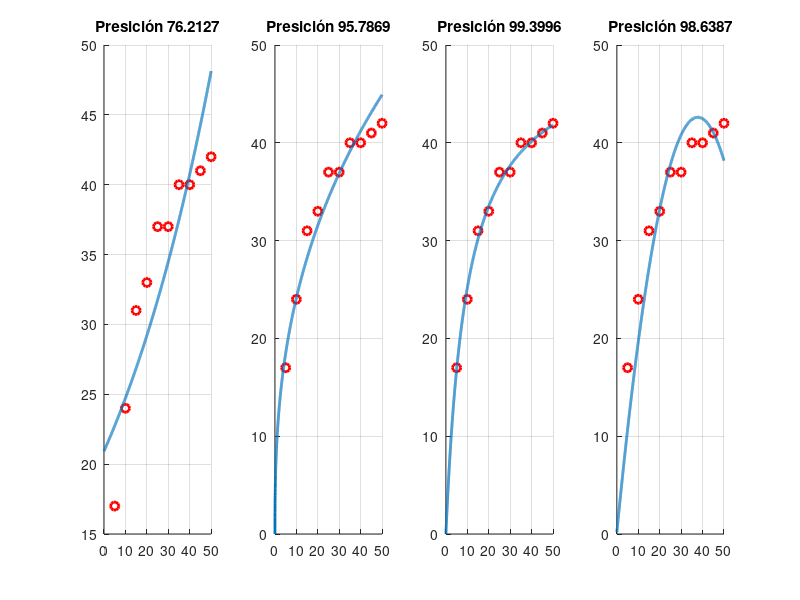

Write MATLAB code to recreate this figure.
%% Ajuste de curvas
clear all; clc; close all;
%% Logaritmo natural
x=[5 10 15 20 25 30 35 40 45 50];
X=sum(x(:));
X2=sum(x(:).^2);
y=[17 24 31 33 37 37 40 40 41 42];
yinversa=log(y(:));
Y=sum(yinversa(:));
Y2=sum(yinversa(:).^2);
XY=sum(x(:).*yinversa(:));

n=length(x);
m=(n*XY-X*Y)/(n*X2-X^2);
b=(1/n)*(Y-m*X);
e=Y-m*X-b;
e2=e^2;
r=(n*XY-X*Y)/((sqrt(n*X2-X^2))*sqrt(n*Y2-Y^2));
r2=r^2;
%presicion
p=r2*100; %medido en porcentaje
% grafica
x1=0:0.01:50;
y1=exp(b)*exp(m*x1);
figure(1)
subplot(1,4,1)
scatter(x,y,'r','linewidth',2)
hold on
plot(x1,y1,'linewidth',2)
title(['Presición ',num2str(p)])
grid on
%% Logaritmo base 10 
x=[5 10 15 20 25 30 35 40 45 50];
xinversa=log10(x(:));
X=sum(xinversa(:));
X2=sum(xinversa(:).^2);
y=[17 24 31 33 37 37 40 40 41 42];
yinversa=log10(y(:));
Y=sum(yinversa(:));
Y2=sum(yinversa(:).^2);
XY=sum(xinversa(:).*yinversa(:));

n=length(x);
m=(n*XY-X*Y)/(n*X2-X^2);
b=(1/n)*(Y-m*X);
e=Y-m*X-b;
e2=e^2;
r=(n*XY-X*Y)/((sqrt(n*X2-X^2))*sqrt(n*Y2-Y^2));
r2=r^2;
%presicion
p=r2*100; %medido en porcentaje
% grafica
x1=0:0.01:50;
y1=(10^b)*x1.^m;
figure(1)
subplot(1,4,2)
scatter(x,y,'r','linewidth',2)
hold on
plot(x1,y1,'linewidth',2)
title(['Presición ',num2str(p)])
grid on
%% Racionalizado
x=[5 10 15 20 25 30 35 40 45 50];
xinversa=1./x(:);
X=sum(xinversa(:));
X2=sum(xinversa(:).^2);
y=[17 24 31 33 37 37 40 40 41 42];
yinversa=1./y(:);
Y=sum(yinversa(:));
Y2=sum(yinversa(:).^2);
XY=sum(xinversa(:).*yinversa(:));

n=length(x);
m=(n*XY-X*Y)/(n*X2-X^2);
b=(1/n)*(Y-m*X);
e=Y-m*X-b;
e2=e^2;
r=(n*XY-X*Y)/((sqrt(n*X2-X^2))*sqrt(n*Y2-Y^2));
r2=r^2;
%presicion
p=r2*100; %medido en porcentaje
% grafica
x1=0:0.01:50;
y1=(1/b)*(x1./((m/b)+x1));
figure(1)
subplot(1,4,3)
scatter(x,y,'r','linewidth',2)
hold on
plot(x1,y1,'linewidth',2)
title(['Presición ',num2str(p)])
grid on
%% Polinomio grado 2
x=[5 10 15 20 25 30 35 40 45 50];
y=[17 24 31 33 37 37 40 40 41 42];
xi=sum(x(:));
xi2=sum(x(:).^2);
xi3=sum(x(:).^3);
xi4=sum(x(:).^4);
yi=sum(y(:));
xiyi=sum(x(:).*y(:));
xi2yi=sum((x(:).^2).*y(:));
N=length(x);
n=sum(1:N);
M=[xi4 xi3 xi2 xi2yi ; xi3 xi2 xi xiyi ; xi2 xi n yi];
R=rref(M);
a2=R(1,4);
a1=R(2,4);
a0=R(3,4);

ypromedio=sum(y(:))/n;
primera_suma=sum((y(:)-ypromedio).^2);
segunda_suma=sum((y(:)-a0-a1*x(:)-a2*x(:).^2).^2);
r2=(primera_suma-segunda_suma)/primera_suma;
%presición 
p=r2*100;
%Grafica
x1=0:0.01:50;
y1=a2*(x1.^2)+a1*x1+a0;

a11=-0.0161;
a22=1.3779;
a00=11.7667;
%y1=a22*(x1.^2)+a11*x1+a00;
figure(1)
subplot(1,4,4)
scatter(x,y,'r','linewidth',2)
hold on
plot(x1,y1,'linewidth',2)
title(['Presición ',num2str(p)])
grid on